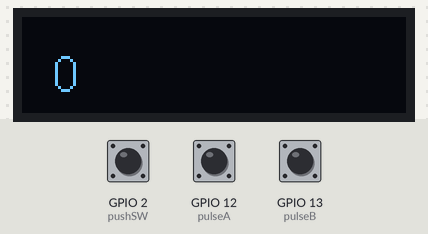
Bench run of a program on a simulated ESP8266 (NodeMCU). Parts: 128×32 one-colour display. The inputs (shaded band) are chosen by the test bench; at power-on: GPIO 13 (pulseB) HIGH, GPIO 12 (pulseA) HIGH, GPIO 2 (pushSW) HIGH. What the program prints to the serial monitor is not drawn.

Above: at 1.2 s.
1.3 s: GPIO 13 (pulseB) pulled LOW for 0.15 s
At 3.2 s:
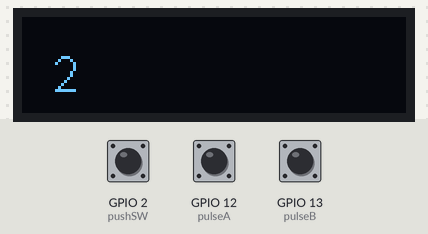
3.5 s: GPIO 12 (pulseA) pulled LOW for 0.15 s
At 4.6 s:
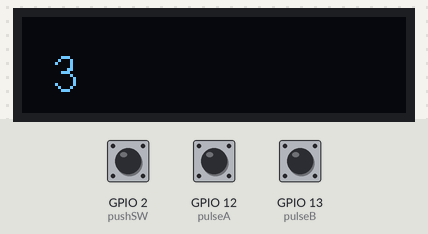
6.5 s: GPIO 13 (pulseB) pulled LOW for 1 s
At 7.4 s:
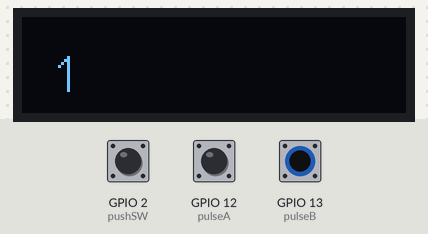
Timing chart, 0 to 9.5 s (numbered marks = the images above; inputs shaded):
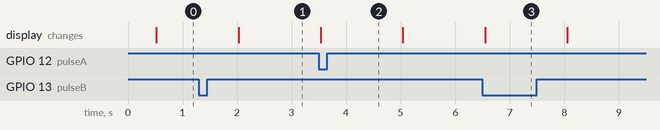

The program:

main.cpp
```cpp
// OLED + RotaryEncoder
#include <Arduino.h>
#include <SSD1306.h>

SSD1306             display(0x3c, 4, 5, GEOMETRY_128_32);
const int           pulseA = 12;
const int           pulseB = 13;
const int           pushSW = 2;
volatile int        lastEncoded = 0;
volatile long       encoderValue = 0;
char data[10];

IRAM_ATTR void handleRotary() {
    // Never put any long instruction
    int MSB = digitalRead(pulseA); //MSB = most significant bit
    int LSB = digitalRead(pulseB); //LSB = least significant bit

    int encoded = (MSB << 1) |LSB; //converting the 2 pin value to single number
    int sum  = (lastEncoded << 2) | encoded; //adding it to the previous encoded value
    if(sum == 0b1101 || sum == 0b0100 || sum == 0b0010 || sum == 0b1011) encoderValue ++;
    if(sum == 0b1110 || sum == 0b0111 || sum == 0b0001 || sum == 0b1000) encoderValue --;
    lastEncoded = encoded; //store this value for next time
    if (encoderValue > 255) {
        encoderValue = 255;
    } else if (encoderValue < 0 ) {
        encoderValue = 0;
    }
}

IRAM_ATTR void buttonClicked() {
    Serial.println("pushed");
}

void setup() {
    Serial.begin(115200);
    pinMode(pushSW, INPUT_PULLUP);
    pinMode(pulseA, INPUT_PULLUP);
    pinMode(pulseB, INPUT_PULLUP);
    attachInterrupt(pushSW, buttonClicked, FALLING);
    attachInterrupt(pulseA, handleRotary, CHANGE);
    attachInterrupt(pulseB, handleRotary, CHANGE);

    display.init();
    display.flipScreenVertically();
    display.setFont(ArialMT_Plain_16);

    display.display();
    display.clear();
}

void loop() {
    delay(500);
    // sprintf(data, "%.1f", encoderValue);
    ultoa(encoderValue, data, 10);

    display.drawString(10, 10, data);

    display.display();
    display.clear();

    delay(1000);
    Serial.println(encoderValue);
}
```

Measured:
- after the input at 1.3 s, the display: changes after 0.73 s (image 1)
- after the input at 3.5 s, the display: changes at once (image 2)
- after the input at 6.5 s, the display: changes after 0.05 s (image 3)
